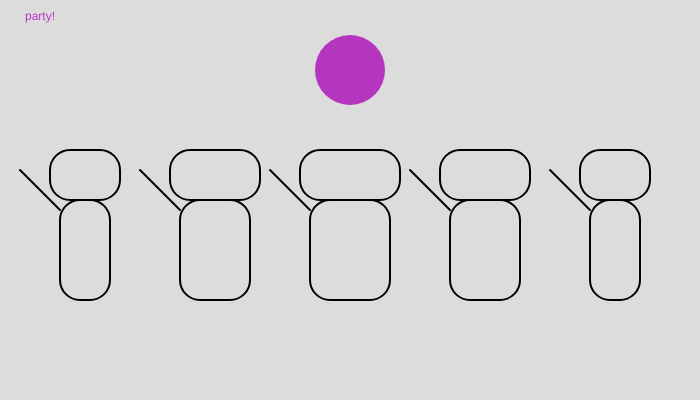
Frame 1 (no input)
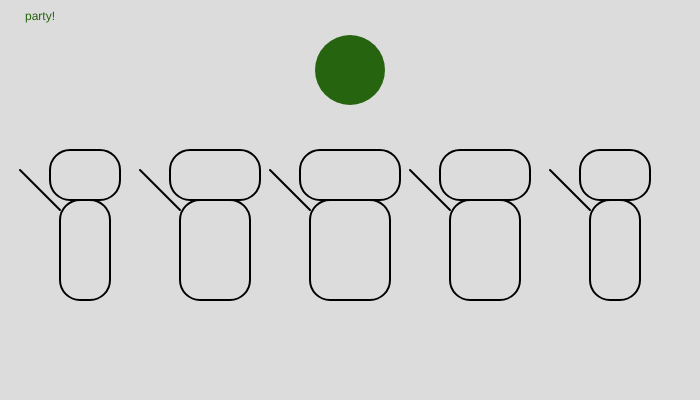
Frame 60 (no input)
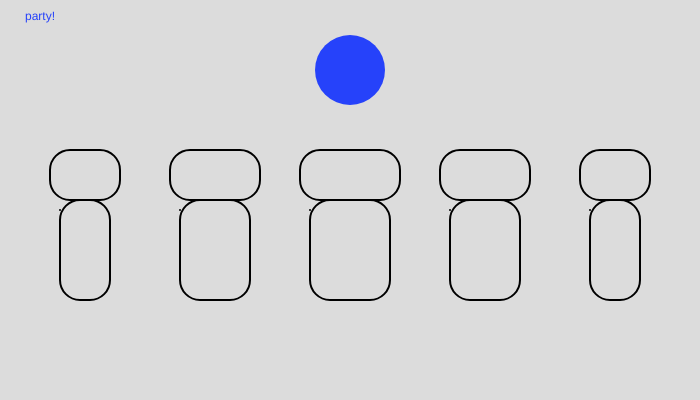
Frame 120 (the mouse pressed at the canvas centre since frame 60)

The p5.js sketch that drew these frames (run headless with seeded random() and noise() and a simulated clock; from frame 60 on, the mouse is pressed at the canvas centre):

// p5.js sketch
// ── sketch.js
/**
Diane Phan 
Workshop 4 October 24, 2017
**/

function setup() {
    createCanvas(700, 400);

}

function draw() {
    background(220); 

    stroke(0);
    strokeWeight(2); 
    noFill();
    
    mrblock(50, 150, 70);
    mrblock(170, 150, 90);
    mrblock(300, 150, 100);
    mrblock(440, 150, 90);
    mrblock(580, 150, 70);
    
    noStroke(); 
    fill(random(255), random(255), random(255));
    ellipse(width/2, 70, 70);
    text("party!", 25, 20)
;
}

function mrblock(x1, y1, x2){
    //20 radius for all  
    rect(x1, y1, x2, 50, 20); 
    body(x1, y1, x2); 
    
}

//arm flailing in response to mouseX and mouseY 
function body(x1, y1, x2){
    rect(x1+10, y1+50, x2-20, 50+50, 20);
    var armX = map(mouseX, 0, width, -40, 40);
    var armY = map(mouseY, 0, height, -40, 40); 

    /*
    instead of looking at the points on the arm as an absolute
    value, add to the amount that you currently have  */
    line(x1+10, y1+60, x1+10+armX, y1+60+armY)
    
}
